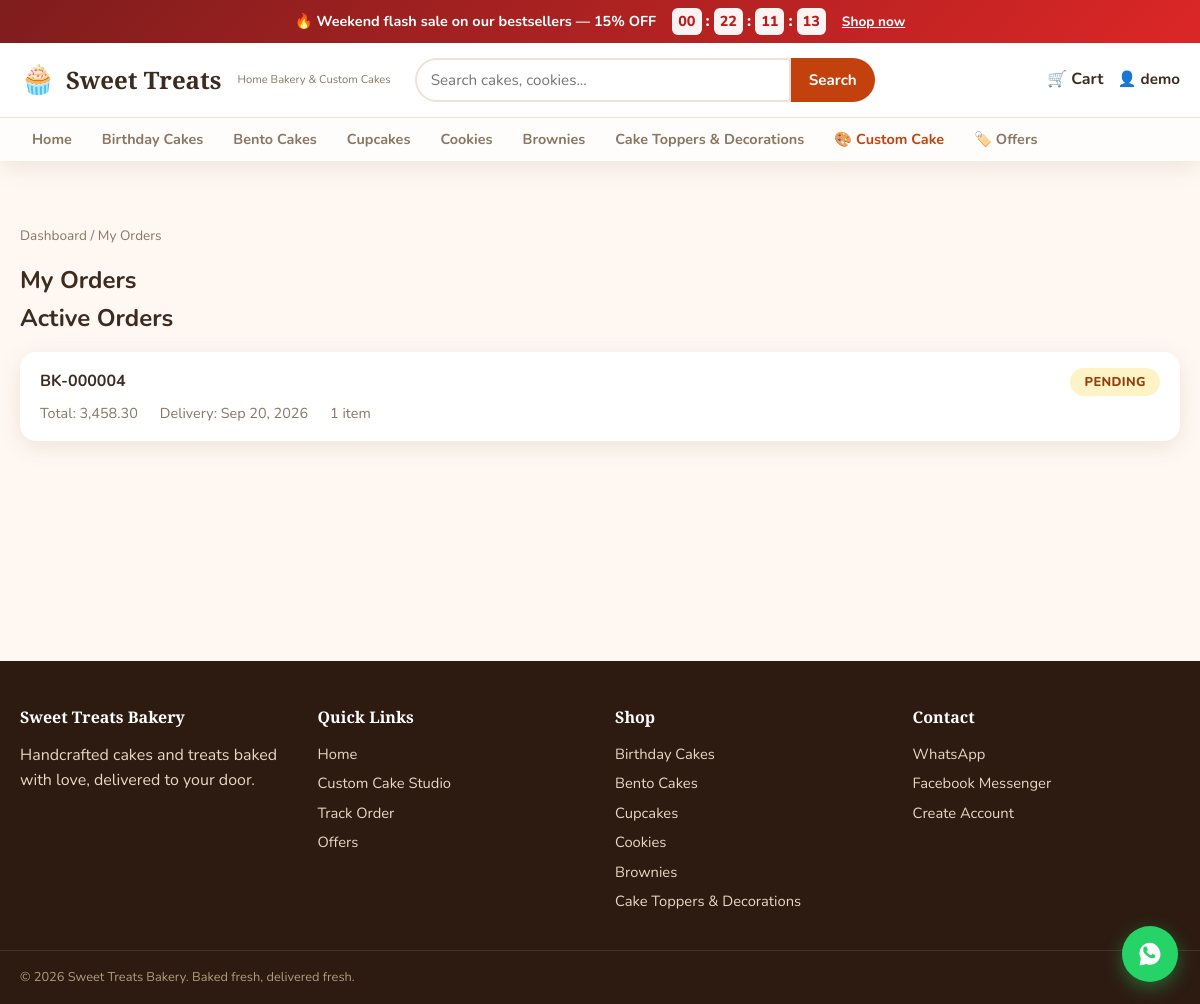
Page /orders/ (signed in) on the committed database.
### offers/models.py (models this page shows, shortened)
class CountdownOffer(models.Model):
    name = models.CharField(max_length=150)
    slug = models.SlugField(unique=True, blank=True)
    discount_percent = models.PositiveIntegerField(
        default=10, help_text="Discount percentage applied to opted-in products"
    )
    banner_message = models.CharField(max_length=250, blank=True)
    starts_at = models.DateTimeField()
    ends_at = models.DateTimeField()
    products = models.ManyToManyField(Product, blank=True, related_name="offers")
    is_active = models.BooleanField(default=True)
    created = models.DateTimeField(auto_now_add=True)
    class Meta:
        ordering = ["-starts_at"]
    @property
    def is_running(self):
        now = timezone.now()
        return self.is_active and self.starts_at <= now <= self.ends_at
    def get_absolute_url(self):
        return reverse("offers:detail", kwargs={"slug": self.slug})

### accounts/models.py (models this page shows, shortened)
class CustomUser(AbstractUser):
    phone = models.CharField(max_length=20, blank=True)
    address = models.TextField(blank=True)
    city = models.CharField(max_length=100, blank=True)
    whatsapp_number = models.CharField(max_length=20, blank=True)
    avatar = models.ImageField(upload_to="avatars/", blank=True, null=True)
    class Meta:
        ordering = ["-date_joined"]

### shop/models.py (models this page shows, shortened)
class Category(models.Model):
    name = models.CharField(max_length=100)
    slug = models.SlugField(unique=True, blank=True)
    description = models.TextField(blank=True)
    image = models.ImageField(upload_to="categories/", blank=True, null=True)
    sort_order = models.PositiveIntegerField(default=0)
    is_active = models.BooleanField(default=True)
    class Meta:
        verbose_name_plural = "categories"
        ordering = ["sort_order", "name"]
    def get_absolute_url(self):
        return reverse("shop:category_detail", kwargs={"slug": self.slug})

### orders/models.py (models this page shows, shortened)
class Order(models.Model):
    class Status(models.TextChoices):
        PENDING = "pending", "Pending"
        CONFIRMED = "confirmed", "Confirmed"
        PREPARING = "preparing", "In Preparation"
        OUT_FOR_DELIVERY = "out_for_delivery", "Out For Delivery"
        DELIVERED = "delivered", "Delivered"
        CANCELLED = "cancelled", "Cancelled"
    class PaymentStatus(models.TextChoices):
        UNPAID = "unpaid", "Unpaid"
        PAID = "paid", "Paid"
        FAILED = "failed", "Failed"
        REFUNDED = "refunded", "Refunded"
    user = models.ForeignKey(
        settings.AUTH_USER_MODEL, on_delete=models.SET_NULL, null=True, blank=True, related_name="orders"
    )
    order_number = models.CharField(max_length=20, unique=True, editable=False)
    full_name = models.CharField(max_length=150)
    phone = models.CharField(max_length=20)
    email = models.EmailField(blank=True)
    address = models.TextField()
    city = models.CharField(max_length=100)
    notes = models.TextField(blank=True)
    grid_coords = models.CharField(max_length=100, blank=True, help_text="Optional map coordinates")
    delivery_area = models.ForeignKey(DeliveryArea, on_delete=models.SET_NULL, null=True, blank=True)
    delivery_fee = models.DecimalField(max_digits=8, decimal_places=2, default=Decimal("0"))
    delivery_date = models.DateField(null=True, blank=True, help_text="Requested delivery date (advance order)")
    delivery_time_slot = models.CharField(max_length=100, blank=True)
    subtotal = models.DecimalField(max_digits=10, decimal_places=2, default=Decimal("0"))
    discount = models.DecimalField(max_digits=10, decimal_places=2, default=Decimal("0"))
    total = models.DecimalField(max_digits=10, decimal_places=2, default=Decimal("0"))
    status = models.CharField(max_length=30, choices=Status.choices, default=Status.PENDING)
    payment_status = models.CharField(max_length=20, choices=PaymentStatus.choices, default=PaymentStatus.UNPAID)
    payment_reference = models.CharField(max_length=200, blank=True)
    payment_gateway = models.CharField(max_length=50, blank=True)
    is_custom_order = models.BooleanField(default=False, help_text="True for custom-designed cakes")
    custom_cake = models.JSONField(default=dict, blank=True, help_text="Custom design details")
    created = models.DateTimeField(auto_now_add=True)
    updated = models.DateTimeField(auto_now=True)
    class Meta:
        ordering = ["-created"]
    def get_absolute_url(self):
        return reverse("orders:detail", kwargs={"order_number": self.order_number})
    def get_items(self):
        return self.items.select_related("product")

### orders/views.py (the view)
# urls.py: path("orders/", views.order_list, name="list"),
@login_required
def order_list(request):
    orders = Order.objects.filter(user=request.user)
    active = orders.exclude(status__in=[Order.Status.DELIVERED, Order.Status.CANCELLED])
    past = orders.filter(status__in=[Order.Status.DELIVERED, Order.Status.CANCELLED])
    context = {"active": active, "past": past}
    return render(request, "orders/list.html", context)

### accounts/context_processors.py (called while the page is built)
def site_settings(request):
    running_offer = CountdownOffer.objects.filter(is_active=True).order_by("-ends_at").first()
    running_offer = running_offer if running_offer and running_offer.is_running else None
    return {
        "whatsapp_number": settings.WHATSAPP_NUMBER,
        "messenger_url": settings.MESSENGER_PAGE_URL,
        "running_offer": running_offer,
    }

### cart/context_processors.py (called while the page is built)
def cart_count_processor(request):
    count = 0
    if request.user.is_authenticated:
        cart = Cart.objects.filter(user=request.user).first()
        if cart:
            count = cart.total_items
    elif request.session.session_key:
        key = request.session.session_key
        cart = Cart.objects.filter(session_key=key).first()
        if cart:
            count = cart.total_items
    return {"cart_count": count}

### cart/models.py (called while the page is built)
    @property
    def total_items(self):
        return sum(item.quantity for item in self.items.all())

### shop/context_processors.py (called while the page is built)
def categories_processor(request):
    categories = Category.objects.filter(is_active=True).annotate(product_count=Count("products"))
    return {"nav_categories": categories}

### templates/orders/list.html (shortened to what this page needs)
{% extends 'base.html' %}{% load humanize %}
{% block content %}
<section class="section">
  <nav class="breadcrumb"><a href="{% url 'accounts:dashboard' %}">Dashboard</a> / <span>My Orders</span></nav>
  <h1>My Orders</h1>
  {% if active %}
  <h2>Active Orders</h2>
  <div class="order-list">
    {% for order in active %}
    <a href="{{ order.get_absolute_url }}" class="order-card">
      <div class="order-card-head">
        <strong>{{ order.order_number }}</strong>
        <span class="order-status status-{{ order.status }}">{{ order.get_status_display }}</span>
      </div>
      <div class="order-card-body">
        <span>Total: {{ order.total|intcomma }}</span>
        <span>Delivery: {{ order.delivery_date|date:"M d, Y" }}</span>
        <span>{{ order.get_items.count }} item{{ order.get_items.count|pluralize }}</span>
      </div>
    </a>
    {% endfor %}
  </div>
  {% endif %}
</section>
{% endblock %}

### templates/base.html (shortened to what this page needs)
{% load static %}
{% load humanize %}
<!DOCTYPE html>
<html lang="en">
<head>
  <link rel="stylesheet" href="{% static 'css/style.css' %}">
</head>
<body>
  {% if running_offer %}
  <div class="offer-banner" data-offer-end="{{ running_offer.ends_at|date:'c' }}">
    <div class="container offer-banner-inner">
      <span class="offer-banner-text">🔥 {{ running_offer.banner_message|default:running_offer.name }} — {{ running_offer.discount_percent }}% OFF</span>
      <div class="offer-countdown" id="offer-countdown">
        <span class="cd-box" data-unit="d">00</span><span class="cd-sep">:</span>
        <span class="cd-box" data-unit="h">00</span><span class="cd-sep">:</span>
        <span class="cd-box" data-unit="m">00</span><span class="cd-sep">:</span>
        <span class="cd-box" data-unit="s">00</span>
      </div>
      <a href="{{ running_offer.get_absolute_url }}" class="offer-banner-link">Shop now</a>
    </div>
  </div>
  {% endif %}
  <header class="site-header">
    <div class="container header-inner">
      <a href="{% url 'shop:home' %}" class="brand">
        <span class="brand-icon">🧁</span>
        <span class="brand-name">Sweet Treats</span>
        <span class="brand-tag">Home Bakery &amp; Custom Cakes</span>
      </a>
      <form action="{% url 'shop:search' %}" method="get" class="search-form">
        <input type="search" name="q" placeholder="Search cakes, cookies..." value="{{ query|default:'' }}">
        <button type="submit">Search</button>
      </form>
      <nav class="header-actions">
        <a href="{% url 'cart:detail' %}" class="action-link cart-link">
          <span class="cart-icon">🛒</span>
          Cart
        </a>
        {% if user.is_authenticated %}
        <div class="user-menu">
          <button class="action-link user-trigger">👤 {{ user.username }}</button>
        </div>
        {% else %}
        <a href="{% url 'accounts:login' %}" class="action-link">Login</a>
        <a href="{% url 'accounts:register' %}" class="btn btn-primary">Sign up</a>
        {% endif %}
      </nav>
    </div>
    <nav class="category-nav">
      <div class="container">
        <a href="{% url 'shop:home' %}">Home</a>
        {% for cat in nav_categories %}
        <a href="{{ cat.get_absolute_url }}">{{ cat.name }}</a>
        {% endfor %}
        <a href="{% url 'orders:custom_cake' %}" class="nav-highlight">🎨 Custom Cake</a>
        <a href="{% url 'offers:list' %}">🏷️ Offers</a>
      </div>
    </nav>
  </header>
  <main class="main">
    <div class="container">
      {% block content %}{% endblock %}
    </div>
  </main>
  <footer class="site-footer">
    <div class="container footer-grid">
      <div>
        <h4>Sweet Treats Bakery</h4>
        <p>Handcrafted cakes and treats baked with love, delivered to your door.</p>
      </div>
      <div>
        <h4>Quick Links</h4>
        <a href="{% url 'shop:home' %}">Home</a>
        <a href="{% url 'orders:custom_cake' %}">Custom Cake Studio</a>
        <a href="{% url 'orders:list' %}">Track Order</a>
        <a href="{% url 'offers:list' %}">Offers</a>
      </div>
      <div>
        <h4>Shop</h4>
        {% for cat in nav_categories %}
        <a href="{{ cat.get_absolute_url }}">{{ cat.name }}</a>
        {% endfor %}
      </div>
      <div>
        <h4>Contact</h4>
        <a href="https://wa.me/{{ whatsapp_number|default:'1234567890' }}" target="_blank" rel="noopener">WhatsApp</a>
        <a href="{{ messenger_url|default:'#' }}">Facebook Messenger</a>
        <a href="{% url 'accounts:register' %}">Create Account</a>
      </div>
    </div>
    <div class="container footer-bottom">
      <p>&copy; {% now "Y" %} Sweet Treats Bakery. Baked fresh, delivered fresh.</p>
    </div>
  </footer>
  <a href="https://wa.me/{{ whatsapp_number|default:'1234567890' }}" target="_blank" rel="noopener" class="whatsapp-float" aria-label="Chat on WhatsApp">
  </a>
</body>
</html>

### rows in the picture
CountdownOffer: banner_message "Weekend flash sale on our bestsellers", discount_percent "15"
CustomUser: username "demo"
Category: name "Birthday Cakes"
Category: name "Bento Cakes"
Category: name "Cupcakes"
Category: name "Cookies"
Category: name "Brownies"
Category: name "Cake Toppers & Decorations"
Order: order_number "BK-000004", status "PENDING", total "3,458.30", delivery_date "Sep 20, 2026", get_items.count "1"
